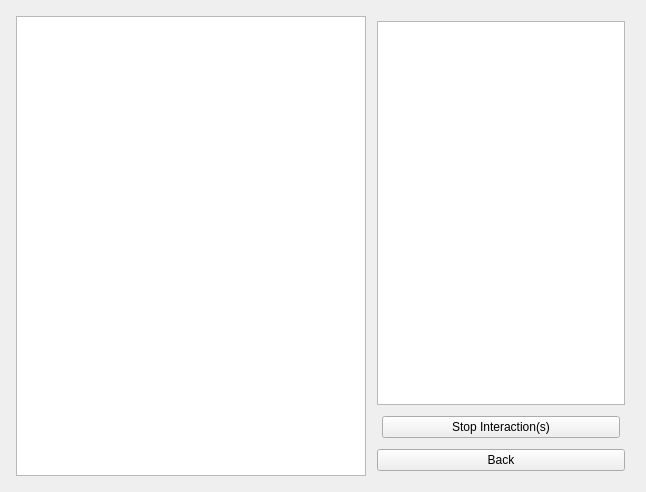
<?xml version="1.0" encoding="UTF-8"?>
<ui version="4.0">
 <class>interactions</class>
 <widget class="QWidget" name="interactions">
  <property name="geometry">
   <rect>
    <x>0</x>
    <y>0</y>
    <width>646</width>
    <height>492</height>
   </rect>
  </property>
  <property name="windowTitle">
   <string>Interactions</string>
  </property>
  <layout class="QVBoxLayout" name="verticalLayout">
   <item>
    <layout class="QHBoxLayout" name="horizontalLayout_2" stretch="0,0">
     <property name="margin">
      <number>5</number>
     </property>
     <item>
      <widget class="QListWidget" name="interactions_list_widget">
       <property name="sizePolicy">
        <sizepolicy hsizetype="Expanding" vsizetype="Preferred">
         <horstretch>0</horstretch>
         <verstretch>0</verstretch>
        </sizepolicy>
       </property>
       <property name="minimumSize">
        <size>
         <width>350</width>
         <height>0</height>
        </size>
       </property>
       <property name="maximumSize">
        <size>
         <width>16777215</width>
         <height>16777215</height>
        </size>
       </property>
       <property name="movement">
        <enum>QListView::Static</enum>
       </property>
       <property name="viewMode">
        <enum>QListView::ListMode</enum>
       </property>
      </widget>
     </item>
     <item>
      <layout class="QVBoxLayout" name="verticalLayout_2">
       <property name="sizeConstraint">
        <enum>QLayout::SetNoConstraint</enum>
       </property>
       <property name="margin">
        <number>5</number>
       </property>
       <item>
        <widget class="QPlainTextEdit" name="app_info"/>
       </item>
       <item>
        <layout class="QGridLayout" name="gridLayout">
         <property name="margin">
          <number>5</number>
         </property>
         <item row="0" column="0">
          <widget class="QPushButton" name="stop_interactions_button">
           <property name="toolTip">
            <string>Stop all running interactions of this type</string>
           </property>
           <property name="statusTip">
            <string/>
           </property>
           <property name="text">
            <string>Stop Interaction(s)</string>
           </property>
          </widget>
         </item>
        </layout>
       </item>
       <item>
        <widget class="QPushButton" name="back_btn">
         <property name="toolTip">
          <string>Switch back to the role list</string>
         </property>
         <property name="statusTip">
          <string/>
         </property>
         <property name="text">
          <string>Back</string>
         </property>
        </widget>
       </item>
      </layout>
     </item>
    </layout>
   </item>
  </layout>
 </widget>
 <layoutdefault spacing="6" margin="11"/>
 <resources/>
 <connections/>
</ui>
